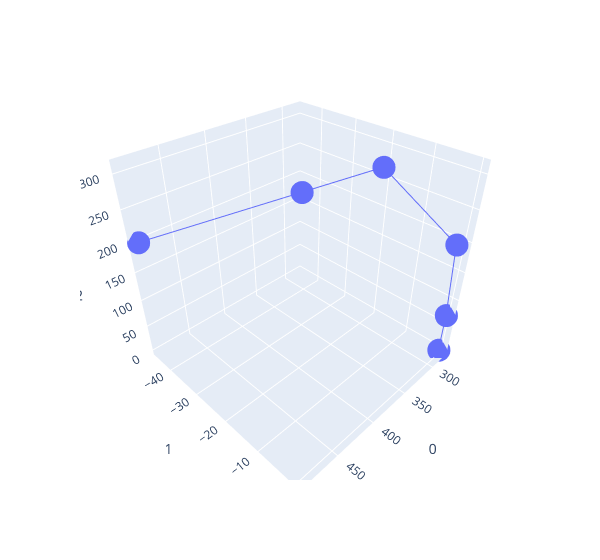

The code cell stored with this chart in its notebook:
### Code cell
points_three = {'base': array([280.,   0.,   0.]), 'shoulder': array([280. ,   0. ,  71.5]), 'elbow': array([283.14249802,  -0.68315174, 196.45862519]), 'wrist_tilt': array([335.79054659, -12.12837969, 309.25130997]), 'wrist_rotate': array([384.01373334, -22.61168116, 275.12471258]), 'grip': array([490.1047442 , -45.67494439, 200.04619832])}
df_three = pd.DataFrame(points_three).T
px.line_3d(df_three, x=0, y=1, z=2, hover_name=df_three.index, markers=True, width=600)

### Figure 1 — Plotly figure (JSON) as saved in the notebook; plotly's stock layout.template omitted (floating-point values rounded to 4 significant figures)
{"data": [{"hovertemplate": "<b>%{hovertext}</b><br><br>0=%{x}<br>1=%{y}<br>2=%{z}<extra></extra>", "hovertext": ["base", "shoulder", "elbow", "wrist_tilt", "wrist_rotate", "grip"], "legendgroup": "", "line": {"color": "#636efa", "dash": "solid"}, "marker": {"symbol": "circle"}, "mode": "markers+lines", "name": "", "scene": "scene", "showlegend": false, "type": "scatter3d", "x": [280, 280, 283.1, 335.8, 384.0, 490.1], "y": [0, 0, -0.6832, -12.13, -22.61, -45.67], "z": [0, 71.5, 196.5, 309.3, 275.1, 200.0]}], "layout": {"legend": {"tracegroupgap": 0}, "margin": {"t": 60}, "scene": {"domain": {"x": [0, 1], "y": [0, 1]}, "xaxis": {"title": {"text": "0"}}, "yaxis": {"title": {"text": "1"}}, "zaxis": {"title": {"text": "2"}}}, "width": 600}}
